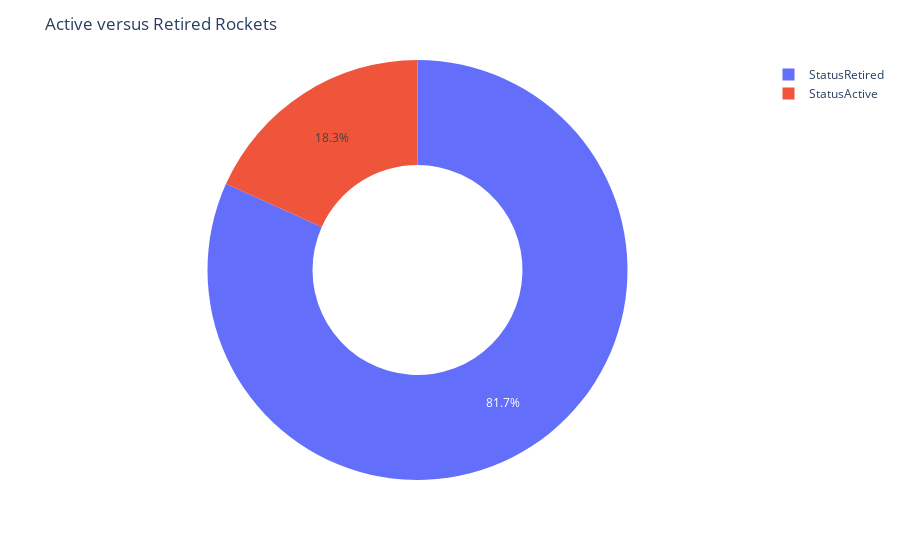

Here is the notebook cell this chart was saved with:
### Code cell
pie = px.pie(labels = df_rocket.index,
       names = df_rocket.index,
       values = df_rocket.Organisation,
       hole =0.5
      )

pie.update_layout(title='Active versus Retired Rockets')

pie.show()

### Figure 1 — Plotly figure (JSON) as saved in the notebook; plotly's stock layout.template omitted (floating-point values rounded to 4 significant figures)
{"data": [{"domain": {"x": [0, 1], "y": [0, 1]}, "hole": 0.5, "hovertemplate": "label=%{label}<br>value=%{value}<extra></extra>", "labels": ["StatusActive", "StatusRetired"], "legendgroup": "", "name": "", "showlegend": true, "type": "pie", "values": [790, 3534]}], "layout": {"legend": {"tracegroupgap": 0}, "margin": {"t": 60}, "title": {"text": "Active versus Retired Rockets"}}}
